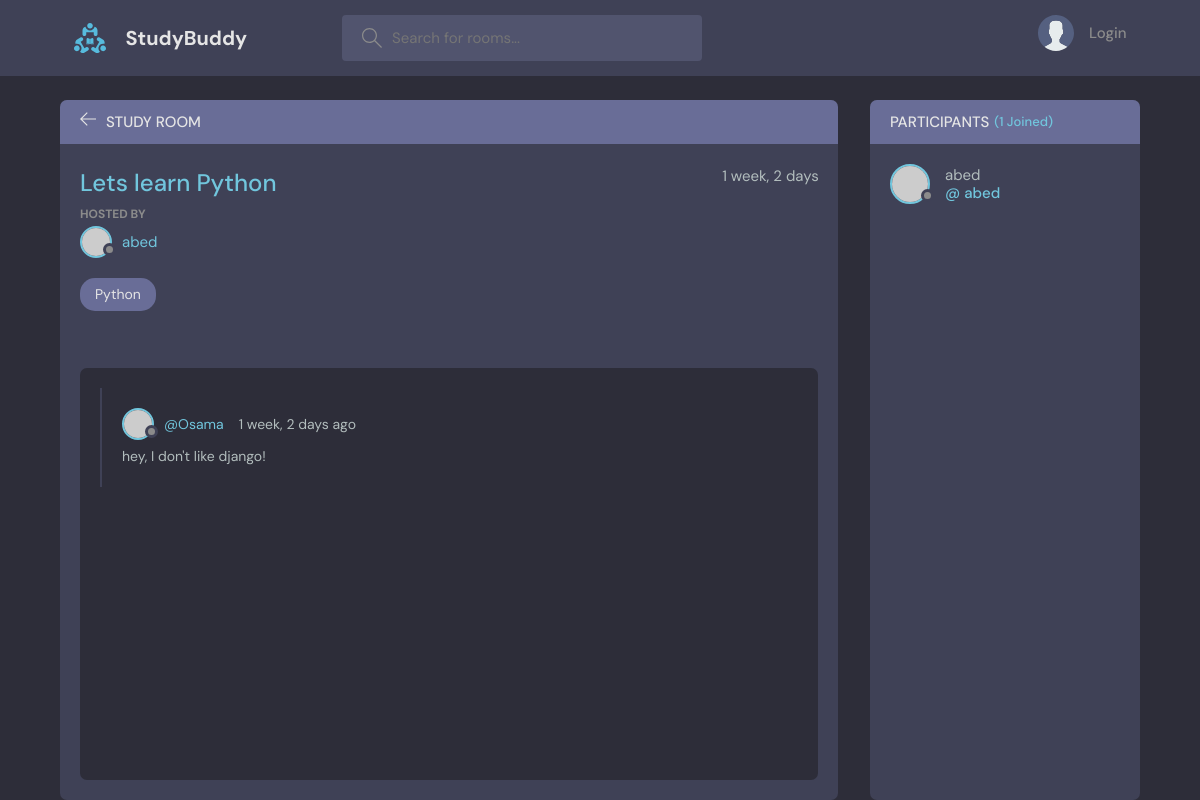
Page /room/3/ on the committed database.
### base/models.py (models this page shows, shortened)
class Room(models.Model):
    host = models.ForeignKey(User, on_delete=models.SET_NULL, null=True)
    topic = models.ForeignKey('Topic', on_delete=models.SET_NULL, null=True)  # put it in a string cause topis is below the Room class
    name=models.CharField(max_length=200)
    participants=models.ManyToManyField(User,related_name='participants',blank=True
    )
    description=models.TextField(null=True,blank=True)
    updated=models.DateTimeField(auto_now=True)
    created=models.DateTimeField(auto_now_add=True)
    class Meta:
        ordering=['-updated','-created']

class Topic(models.Model):
    name=models.CharField(max_length=200)
    def __str__(self):
        return self.name

class Message(models.Model):
    user = models.ForeignKey(User, on_delete=models.CASCADE)
    room = models.ForeignKey(Room, on_delete=models.CASCADE)
    body = models.TextField()
    updated=models.DateTimeField(auto_now=True)
    created=models.DateTimeField(auto_now_add=True)
    class Meta:
        ordering=['-updated','-created']

### base/views.py (the view, shortened to what this page needs)
# urls.py: path('room/<str:pk>/',views.room,name='room'),
def room(request,pk):
    room=Room.objects.get(id=pk)
    room_messages=room.message_set.all()
    participants=room.participants.all()
    context={'room':room,'room_messages':room_messages,'participants':participants}
    return render(request,'base/room.html',context)

### base/templates/base/room.html (shortened to what this page needs)
{% extends 'main.html'%} {% block content%}
<main class="profile-page layout layout--2">
    <div class="container">
        <div class="room">
            <div class="room__top">
                <div class="room__topLeft">
                    <a href="{% url 'home'%}">
                        <svg version="1.1" xmlns="http://www.w3.org/2000/svg" width="32" height="32" viewBox="0 0 32 32">
                  <title>arrow-left</title>
                  <path
                    d="M13.723 2.286l-13.723 13.714 13.719 13.714 1.616-1.611-10.96-10.96h27.625v-2.286h-27.625l10.965-10.965-1.616-1.607z"
                  ></path>
                </svg>
                    </a>
                    <h3>Study Room</h3>
                </div>
            </div>
            <div class="room__box scroll">
                <div class="room__header scroll">
                    <div class="room__info">
                        <h3>{{room.name}}</h3>
                        <span>{{room.created|timesince}}</span>
                    </div>
                    <div class="room__hosted">
                        <p>Hosted By</p>
                        <a href="{% url 'user-profile' room.host.id%}" class="room__author">
                            <div class="avatar avatar--small">
                                <img src="https://randomuser.me/api/portraits/men/37.jpg" />
                            </div>
                            <span>{{room.host.username}}</span>
                        </a>
                    </div>
                    <span class="room__topics">{{room.topic}}</span>
                </div>
                {% for message in room_messages%}
                <div class="room__conversation">
                    <div class="threads scroll">
                        <div class="thread">
                            <div class="thread__top">
                                <div class="thread__author">
                                    <a href="{% url 'user-profile' message.user.id%}" class="thread__authorInfo">
                                        <div class="avatar avatar--small">
                                            <img src="https://randomuser.me/api/portraits/men/37.jpg" />
                                        </div>
                                        <span>@{{message.user.username}}</span>
                                    </a>
                                    <span class="thread__date">{{message.created|timesince}} ago</span>
                                </div>
                            </div>
                            <div class="thread__details">
                                {{message.body}} </div>
                        </div>
                    </div>
                </div>
                {% endfor %}
            </div>
        </div>
        <div class="participants">
            <h3 class="participants__top">Participants <span>({{participants.count}} Joined)</span></h3>
            <div class="participants__list scroll">
                {% for user in participants%}
                <a href="{% url 'user-profile' user.id%}" class="participant">
                    <div class="avatar avatar--medium">
                        <img src="https://randomuser.me/api/portraits/men/37.jpg" />
                    </div>
                    <p>
                        {{user.username}}
                        <span>@ {{user.username}}</span>
                    </p>
                </a>
                {%endfor%}
            </div>
        </div>
    </div>
</main>
{%endblock content%}

### rows in the picture
Room: name "Lets learn Python", created "1 week, 2 days", host.username "abed", topic "Python"
Message: user.username "Osama", created "1 week, 2 days", body "hey, I don't like django!"

### other values in the picture
{{ participants.count }} "1"
{{ user.username }} "abed"
